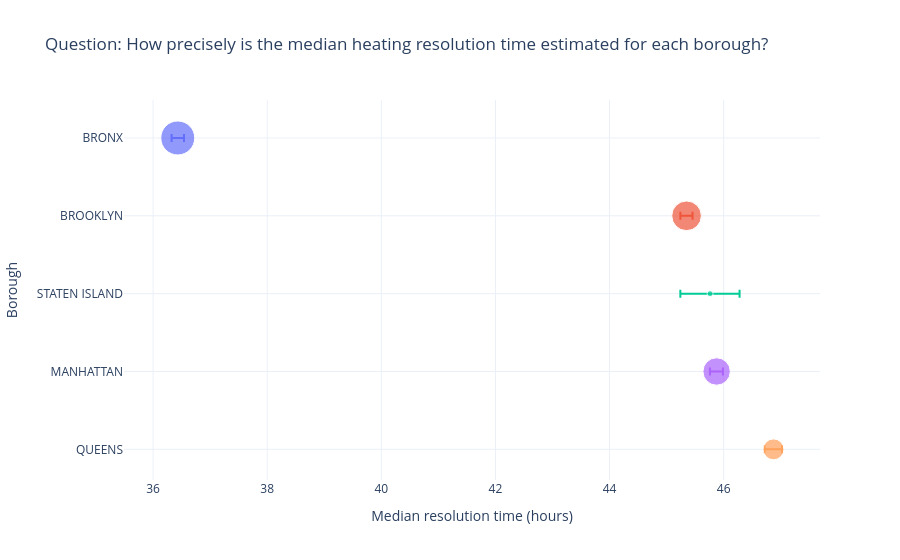

The cell this chart's notebook holds for it:
### Code cell
question = "Question: How precisely is the median heating resolution time estimated for each borough?"
borough_uncertainty_rows = []
for borough, values in cleaned_modeling_df.groupby(BOROUGH)["resolution_hours"]:
    ordered = np.sort(values.dropna().to_numpy())
    n_group = len(ordered)
    lower_index = max(0, int(stats.binom.ppf(0.025, n_group, 0.5)))
    upper_index = min(n_group - 1, int(stats.binom.ppf(0.975, n_group, 0.5)))
    median_value = float(np.median(ordered))
    borough_uncertainty_rows.append({
        BOROUGH: borough, "requests": n_group, "median_hours": median_value,
        "lower_95": float(ordered[lower_index]), "upper_95": float(ordered[upper_index]),
    })
borough_uncertainty = pd.DataFrame(borough_uncertainty_rows).sort_values("median_hours")
fig = px.scatter(
    borough_uncertainty, x="median_hours", y=BOROUGH, size="requests", color=BOROUGH,
    error_x=borough_uncertainty["upper_95"] - borough_uncertainty["median_hours"],
    error_x_minus=borough_uncertainty["median_hours"] - borough_uncertainty["lower_95"],
    hover_data={"requests": ":,", "median_hours": ":.2f", "lower_95": ":.2f", "upper_95": ":.2f"},
    labels={"median_hours": "Median resolution time (hours)"}, title=question, size_max=24,
)
fig.update_layout(template=PLOT_TEMPLATE, showlegend=False)
fig.show()

### Figure 1 — Plotly figure (JSON) as saved in the notebook; plotly's stock layout.template omitted (floating-point values rounded to 4 significant figures)
{"data": [{"customdata": [[579100.0, 36.32, 36.54]], "error_x": {"array": [0.1089], "arrayminus": [0.1081]}, "hovertemplate": "Borough=%{y}<br>Median resolution time (hours)=%{x:.2f}<br>requests=%{customdata[0]:,}<br>lower_95=%{customdata[1]:.2f}<br>upper_95=%{customdata[2]:.2f}<extra></extra>", "legendgroup": "BRONX", "marker": {"color": "#636efa", "size": [579092], "sizemode": "area", "sizeref": 1005.0, "symbol": "circle"}, "mode": "markers", "name": "BRONX", "orientation": "h", "showlegend": true, "type": "scatter", "x": [36.43], "xaxis": "x", "y": ["BRONX"], "yaxis": "y"}, {"customdata": [[440700.0, 45.24, 45.45]], "error_x": {"array": [0.1051], "arrayminus": [0.1082]}, "hovertemplate": "Borough=%{y}<br>Median resolution time (hours)=%{x:.2f}<br>requests=%{customdata[0]:,}<br>lower_95=%{customdata[1]:.2f}<br>upper_95=%{customdata[2]:.2f}<extra></extra>", "legendgroup": "BROOKLYN", "marker": {"color": "#EF553B", "size": [440742], "sizemode": "area", "sizeref": 1005.0, "symbol": "circle"}, "mode": "markers", "name": "BROOKLYN", "orientation": "h", "showlegend": true, "type": "scatter", "x": [45.35], "xaxis": "x", "y": ["BROOKLYN"], "yaxis": "y"}, {"customdata": [[18290.0, 45.24, 46.28]], "error_x": {"array": [0.5167], "arrayminus": [0.5214]}, "hovertemplate": "Borough=%{y}<br>Median resolution time (hours)=%{x:.2f}<br>requests=%{customdata[0]:,}<br>lower_95=%{customdata[1]:.2f}<br>upper_95=%{customdata[2]:.2f}<extra></extra>", "legendgroup": "STATEN ISLAND", "marker": {"color": "#00cc96", "size": [18293], "sizemode": "area", "sizeref": 1005.0, "symbol": "circle"}, "mode": "markers", "name": "STATEN ISLAND", "orientation": "h", "showlegend": true, "type": "scatter", "x": [45.76], "xaxis": "x", "y": ["STATEN ISLAND"], "yaxis": "y"}, {"customdata": [[376700.0, 45.76, 45.99]], "error_x": {"array": [0.1103], "arrayminus": [0.1172]}, "hovertemplate": "Borough=%{y}<br>Median resolution time (hours)=%{x:.2f}<br>requests=%{customdata[0]:,}<br>lower_95=%{customdata[1]:.2f}<br>upper_95=%{customdata[2]:.2f}<extra></extra>", "legendgroup": "MANHATTAN", "marker": {"color": "#ab63fa", "size": [376701], "sizemode": "area", "sizeref": 1005.0, "symbol": "circle"}, "mode": "markers", "name": "MANHATTAN", "orientation": "h", "showlegend": true, "type": "scatter", "x": [45.88], "xaxis": "x", "y": ["MANHATTAN"], "yaxis": "y"}, {"customdata": [[219000.0, 46.72, 47.02]], "error_x": {"array": [0.1483], "arrayminus": [0.1581]}, "hovertemplate": "Borough=%{y}<br>Median resolution time (hours)=%{x:.2f}<br>requests=%{customdata[0]:,}<br>lower_95=%{customdata[1]:.2f}<br>upper_95=%{customdata[2]:.2f}<extra></extra>", "legendgroup": "QUEENS", "marker": {"color": "#FFA15A", "size": [219030], "sizemode": "area", "sizeref": 1005.0, "symbol": "circle"}, "mode": "markers", "name": "QUEENS", "orientation": "h", "showlegend": true, "type": "scatter", "x": [46.87], "xaxis": "x", "y": ["QUEENS"], "yaxis": "y"}], "layout": {"legend": {"itemsizing": "constant", "title": {"text": "Borough"}, "tracegroupgap": 0}, "showlegend": false, "title": {"text": "Question: How precisely is the median heating resolution time estimated for each borough?"}, "xaxis": {"anchor": "y", "domain": [0, 1], "title": {"text": "Median resolution time (hours)"}}, "yaxis": {"anchor": "x", "categoryarray": ["QUEENS", "MANHATTAN", "STATEN ISLAND", "BROOKLYN", "BRONX"], "categoryorder": "array", "domain": [0, 1], "title": {"text": "Borough"}}}}
